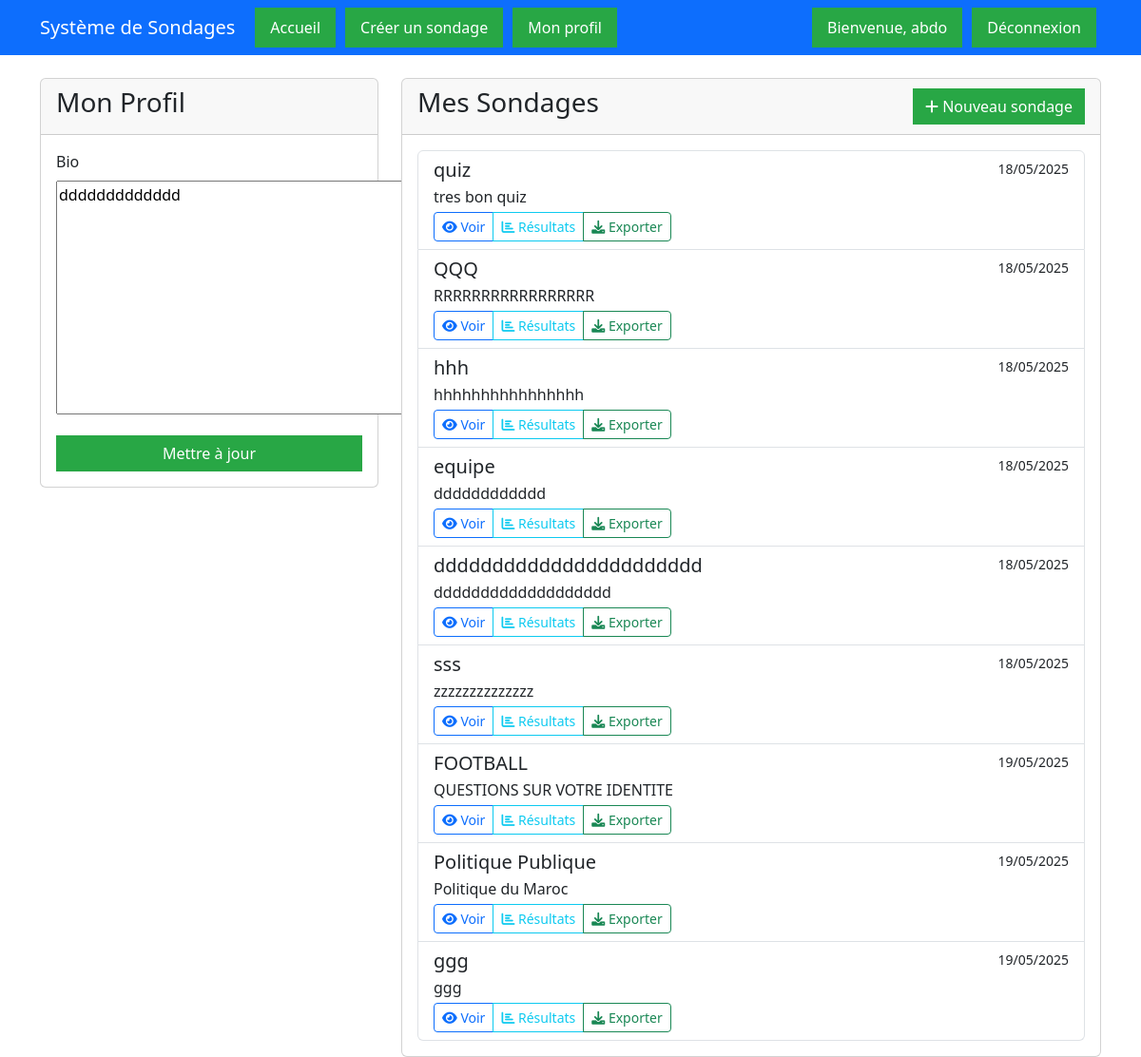
/surveys/profile/ (signed in), run on the app's committed database.
### survey_app/models.py (models this page shows, shortened)
class UserProfile(models.Model):
    user = models.OneToOneField(User, on_delete=models.CASCADE)
    bio = models.TextField(max_length=500, blank=True)
    created_at = models.DateTimeField(auto_now_add=True)

class Survey(models.Model):
    title = models.CharField(max_length=200)
    description = models.TextField()
    creator = models.ForeignKey(User, on_delete=models.CASCADE)
    created_at = models.DateTimeField(auto_now_add=True)
    updated_at = models.DateTimeField(auto_now=True)
    is_public = models.BooleanField(default=True)
    password = models.CharField(max_length=100, blank=True, null=True)
    end_date = models.DateTimeField(null=True, blank=True)
    is_anonymous = models.BooleanField(default=False)
    max_responses = models.IntegerField(default=0)  # 0 means unlimited
    template = models.BooleanField(default=False)

### survey_app/views.py (the view, shortened to what this page needs)
# urls.py: path('profile/', views.ProfileView.as_view(), name='profile'),
@method_decorator(login_required, name='dispatch')
class ProfileView(View):
    def get(self, request):
        profile = request.user.userprofile
        form = UserProfileForm(instance=profile)
        surveys = Survey.objects.filter(creator=request.user)
        return render(request, 'survey_app/profile.html', {
            'form': form,
            'surveys': surveys
        })

### survey_app/forms.py
class UserProfileForm(forms.ModelForm):
    class Meta:
        model = UserProfile
        fields = ('bio',)

### survey_app/templates/survey_app/profile.html (shortened to what this page needs)
{% extends 'base.html' %}
{% block content %}
<div class="row">
    <div class="col-md-4">
        <div class="card">
            <div class="card-header">
                <h3>Mon Profil</h3>
            </div>
            <div class="card-body">
                <form method="post" class="needs-validation" novalidate>
                    {% for field in form %}
                        <div class="mb-3">
                            <label for="{{ field.id_for_label }}" class="form-label">{{ field.label }}</label>
                            {{ field }}
                        </div>
                    {% endfor %}
                    <div class="d-grid gap-2">
                        <button type="submit" class="btn btn-primary">Mettre à jour</button>
                    </div>
                </form>
            </div>
        </div>
    </div>
    <div class="col-md-8">
        <div class="card">
            <div class="card-header d-flex justify-content-between align-items-center">
                <h3>Mes Sondages</h3>
                <a href="{% url 'survey_app:survey_create' %}" class="btn btn-primary">
                    <i class="fas fa-plus"></i> Nouveau sondage
                </a>
            </div>
            <div class="card-body">
                {% if surveys %}
                    <div class="list-group">
                        {% for survey in surveys %}
                            <div class="list-group-item">
                                <div class="d-flex w-100 justify-content-between">
                                    <h5 class="mb-1">{{ survey.title }}</h5>
                                    <small>{{ survey.created_at|date:"d/m/Y" }}</small>
                                </div>
                                <p class="mb-1">{{ survey.description|truncatewords:30 }}</p>
                                <div class="btn-group">
                                    <a href="{% url 'survey_app:survey_detail' survey.id %}" class="btn btn-sm btn-outline-primary">
                                        <i class="fas fa-eye"></i> Voir
                                    </a>
                                    <a href="{% url 'survey_app:survey_results' survey.id %}" class="btn btn-sm btn-outline-info">
                                        <i class="fas fa-chart-bar"></i> Résultats
                                    </a>
                                    <a href="{% url 'survey_app:export_results' survey.id %}" class="btn btn-sm btn-outline-success">
                                        <i class="fas fa-download"></i> Exporter
                                    </a>
                                </div>
                            </div>
                        {% endfor %}
                    </div>
                {% else %}
                    <div class="alert alert-info">
                        Vous n'avez pas encore créé de sondage.
                        <a href="{% url 'survey_app:survey_create' %}" class="alert-link">Créer votre premier sondage</a>
                    </div>
                {% endif %}
            </div>
        </div>
    </div>
</div>
{% endblock %}

### survey_app/templates/base.html (shortened to what this page needs)
{% load static %}
<!DOCTYPE html>
<html lang="fr">
<head>
    <link href="https://cdn.jsdelivr.net/npm/bootstrap@5.3.0/dist/css/bootstrap.min.css" rel="stylesheet">
    <link href="https://cdnjs.cloudflare.com/ajax/libs/font-awesome/6.0.0/css/all.min.css" rel="stylesheet">
    <link rel="stylesheet" href="{% static 'survey_app/style.css' %}">
</head>
<body>
    <nav class="navbar navbar-expand-lg navbar-dark bg-primary">
        <div class="container">
            <span class="navbar-brand">Système de Sondages</span>
            <div class="collapse navbar-collapse" id="navbarNav">
                <ul class="navbar-nav me-auto">
                    <li class="nav-item">
                        <a class="nav-link" href="{% url 'survey_app:home' %}">Accueil</a>
                    </li>
                    {% if user.is_authenticated %}
                        {% if user.username == 'abdo' %}
                            <li class="nav-item">
                                <a class="nav-link" href="{% url 'survey_app:survey_create' %}">Créer un sondage</a>
                            </li>
                        {% endif %}
                        <li class="nav-item">
                            <a class="nav-link" href="{% url 'survey_app:profile' %}">Mon profil</a>
                        </li>
                    {% endif %}
                </ul>
                <ul class="navbar-nav">
                    {% if user.is_authenticated %}
                        <li class="nav-item">
                            <span class="nav-link">Bienvenue, {{ user.username }}</span>
                        </li>
                        <li class="nav-item">
                            <form action="{% url 'logout' %}" method="post" style="display: inline;">
                                <button type="submit" class="nav-link" style="background: none; border: none; padding: 0; margin: 0; color: rgba(255,255,255,.55); cursor: pointer;">Déconnexion</button>
                            </form>
                        </li>
                    {% endif %}
                </ul>
            </div>
        </div>
    </nav>
    <div class="container mt-4">
        {% block content %}
        {% endblock %}
    </div>
</body>
</html>

### survey_app/static/survey_app/style.css (style rules this page uses)
.btn-primary, .btn-success, .btn-info { background-color: #28a745 !important; border-color: #28a745 !important; color: white !important; border-radius: 0 !important; }
.nav-link { color: white !important; background-color: #28a745 !important; border: 1px solid #28a745 !important; border-radius: 0 !important; margin: 0 5px !important; padding: 8px 15px !important; }
.nav-link[type="submit"] { background-color: #28a745 !important; border: 1px solid #28a745 !important; color: white !important; cursor: pointer !important; padding: 8px 15px !important; margin: 0 5px !important; }

### data on the page
UserProfile: form "ddddddddddddd"
Survey: title "quiz", created_at "18/05/2025", description "tres bon quiz"
Survey: title "QQQ", created_at "18/05/2025", description "RRRRRRRRRRRRRRRRR"
Survey: title "hhh", created_at "18/05/2025", description "hhhhhhhhhhhhhhhh"
Survey: title "equipe", created_at "18/05/2025", description "dddddddddddd"
Survey: title "ddddddddddddddddddddddd", created_at "18/05/2025", description "ddddddddddddddddddd"
Survey: title "sss", created_at "18/05/2025", description "zzzzzzzzzzzzzz"
Survey: title "FOOTBALL", created_at "19/05/2025", description "QUESTIONS SUR VOTRE IDENTITE"
Survey: title "Politique Publique", created_at "19/05/2025", description "Politique du Maroc"
Survey: title "ggg", created_at "19/05/2025", description "ggg"

### other printed values
{{ user.username }} "abdo"
{{ field.label }} "Bio"
